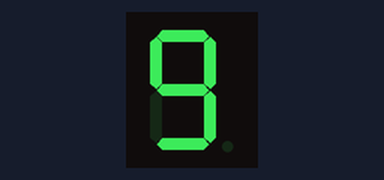
The sketch below on a simulated Arduino Uno, built with avr-gcc and run on an emulated ATmega328P. On the bench: 1-digit seven-segment display. Wiring (inferred from the names in the program): 1-digit 7-segment display, segments lit when LOW: segments pin 2, pin 3, pin 4, pin 5, pin 6, pin 7, pin 8. The segment pins are drawn as the display they are named for.

Above: at 0.1 s.
At 1.1 s:
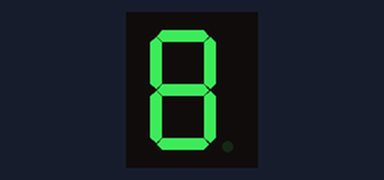
At 2.1 s:
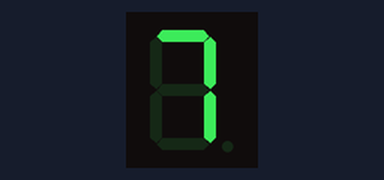
At 4.1 s:
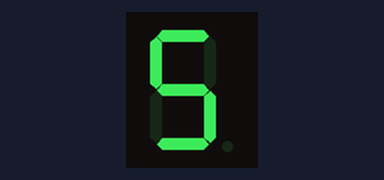
At 8.1 s:
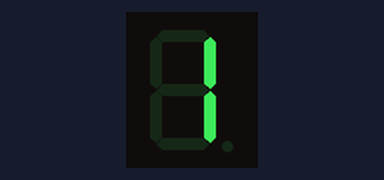
At 39.75 s:
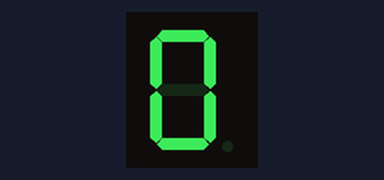

The sketch:

timer.ino
```cpp
#include <IRremote.hpp>

const int pattern[10][7] = { { HIGH, HIGH, HIGH, HIGH, HIGH, HIGH, LOW },
                             { LOW, HIGH, HIGH, LOW, LOW, LOW, LOW },
                             { HIGH, HIGH, LOW, HIGH, HIGH, LOW, HIGH },
                             { HIGH, HIGH, HIGH, HIGH, LOW, LOW, HIGH },
                             { LOW, HIGH, HIGH, LOW, LOW, HIGH, HIGH },
                             { HIGH, LOW, HIGH, HIGH, LOW, HIGH, HIGH },
                             { HIGH, LOW, HIGH, HIGH, HIGH, HIGH, HIGH },
                             { HIGH, HIGH, HIGH, LOW, LOW, LOW, LOW },
                             { HIGH, HIGH, HIGH, HIGH, HIGH, HIGH, HIGH },
                             { HIGH, HIGH, HIGH, HIGH, LOW, HIGH, HIGH } };

const int pinNo[7] = { 2, 3, 4, 5, 6, 7, 8 };

const int IR_RECEIVE_PIN = 9;

int point = 0;
bool isCountdown = true;

void displayDigit(int digit) {
  for (int i = 0; i < 7; i++) {
    digitalWrite(pinNo[i], !pattern[digit][i]);
  }
}

void clearDisplay() {
  for (int i = 0; i < 7; i++) {
    digitalWrite(pinNo[i], HIGH);
  }
}

void countdown() {
  for (int i = 9; i >= 0; i--) {
    displayDigit(i);
    delay(1000);
    if (IrReceiver.decode()) {
      point++;
      IrReceiver.resume();
    }
  }
}

void showPoint() {
  clearDisplay();
  delay(500);
  displayDigit(point);
  delay(500);
}

void setup() {
  for (int i = 0; i < 7; i++) {
    pinMode(pinNo[i], OUTPUT);
    digitalWrite(pinNo[i], HIGH);
  }
  IrReceiver.begin(IR_RECEIVE_PIN, false);
}

void loop() {
  if (isCountdown) {
    countdown();
    isCountdown = false;
  } else {
    showPoint();
  }
}
```

Measured:
- what the display in image 1 shows lasts 1.0 s, from 1.0 s to 2.0 s
